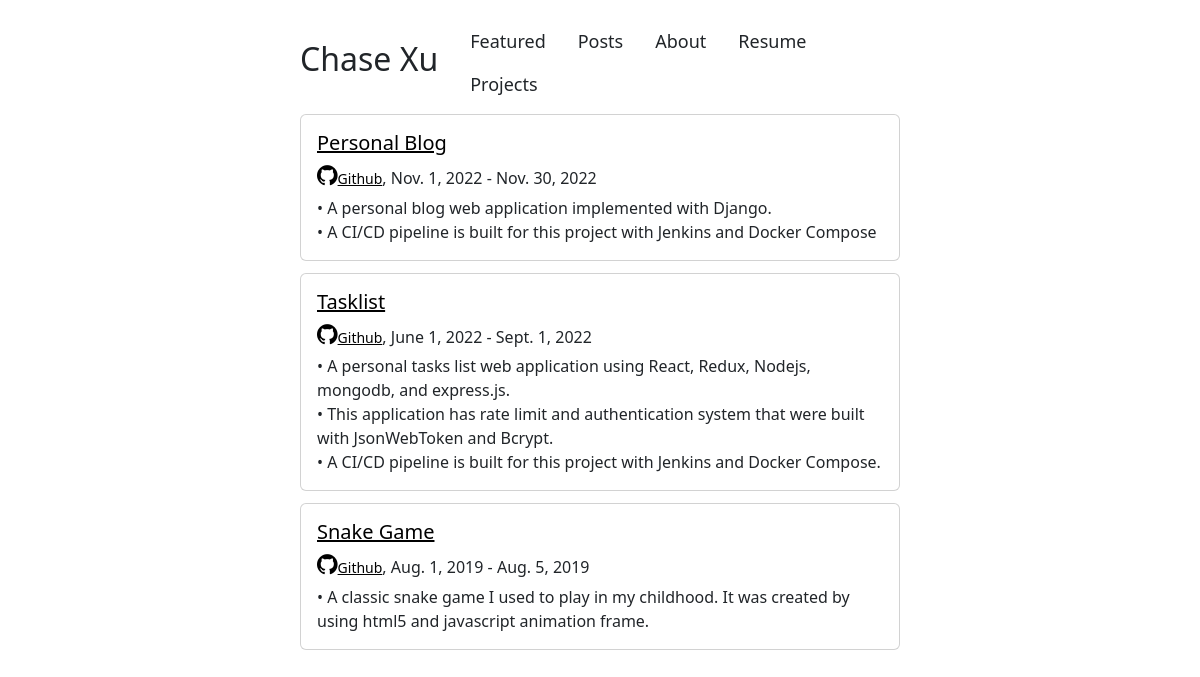
/projects/, run on the app's committed database.
### projects/models.py (models this page shows, shortened)
class Project(models.Model):
    name = models.CharField(max_length=100)
    description = models.TextField(null=True)
    start_date = models.DateField(null=True)
    end_date = models.DateField(null=True)
    github = models.CharField(max_length=225)
    url = models.CharField(max_length=225)

### projects/views.py (the view)
# urls.py: path('projects/', project, name='projects'),
def project(request):
    projects = Project.objects.all().order_by('-start_date').values()
    for obj in projects:
        obj['description'] = obj['description'].split('\n')
    context = {
        'projects': projects
    }
    return render(request, 'projects.html', context)

### templates/projects.html (shortened to what this page needs)
{%extends 'base.html' %}
{% block projects%}
<div id='projects'>
    {%if projects%}
        {%for obj in projects%}
            <div class="card">
                <div class="card-body">
                    <h5 class='card-title'><a class='project-title' href={{obj.url}} target='_blank' >{{obj.name}}</a></h5>
                    <p style="margin-bottom: 1%;">
                        <a style="color: black;" href={{obj.github}} target='_blank'><small><i class="fa fa-github" style="font-size:24px"></i>Github</small></a>, {{obj.start_date}} - {{obj.end_date}}
                    </p>
                    <div class="card-text">
                        {%for des in obj.description%}
                            <div>{{des}}</div>
                        {%endfor%}
                    </div>
                </div>
            </div>
        {%endfor%}
    {%endif%}
</div>
{% endblock projects%}

### templates/base.html (style rules this page uses)
body { margin-bottom: 20%; }

### templates/projects.html (style rules this page uses)
.card { margin-bottom: 2%; }
.project-title { color: black; }

### data on the page
Project: name "Personal Blog", start_date "Nov. 1, 2022", end_date "Nov. 30, 2022", description "• A personal blog web application implemented with Django." "• A CI/CD pipeline is built for this project with Jenkins and Docker Compose"
Project: name "Tasklist", start_date "June 1, 2022", end_date "Sept. 1, 2022", description "• A personal tasks list web application using React, Redux, Nodejs, mongodb, and express.js." "• This application has rate limit and authentication system that were built with JsonWebToken and Bcrypt." "• A CI/CD pipeline is built for this project with Jenkins and Docker Compose."
Project: name "Snake Game", start_date "Aug. 1, 2019", end_date "Aug. 5, 2019", description "• A classic snake game I used to play in my childhood. It was created by using html5 and javascript animation frame."
